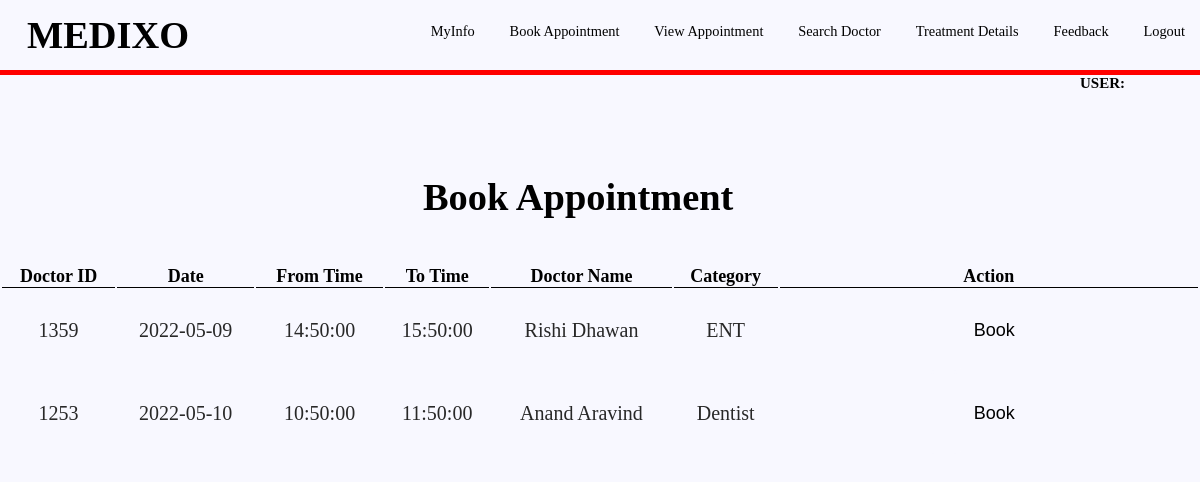
/presentaionlayer/patient/bookapp.php, run on the app's committed database.
### tables this page shows
CREATE TABLE `dbook` (
  `id` varchar(50) NOT NULL,
  `ddate` date NOT NULL,
  `ftime` time NOT NULL,
  `ttime` time NOT NULL,
  `status` varchar(50) NOT NULL
);

CREATE TABLE `doctor` (
  `DoctorID` int(11) NOT NULL,
  `Doctorname` varchar(255) NOT NULL,
  `email` varchar(50) NOT NULL,
  `Address` varchar(255) NOT NULL,
  `ContactNumber` varchar(255) NOT NULL,
  `password` varchar(255) NOT NULL,
  `categorey` varchar(255) NOT NULL
);

### presentaionlayer/patient/bookapp.php (the view, shortened to what this page needs)
<!DOCTYPE html>
<html>
<head>
	<link rel="stylesheet"  href="style22p.css">
</head>
<header>
	<h1>MEDIXO</h1>
		<nav>
		<ul>
			<li><a href=" index.php">MyInfo</a></li>
			<li><a href="bookapp.php">Book Appointment</a></li>
			<li><a href=" view.php">View Appointment</a></li>
			<li><a href=" searchdoctor.php">Search Doctor</a></li>
			<li><a href="treatment.php">Treatment Details</a></li>
			<li><a href="feedback.php">Feedback</a></li>
			<li><a href="../../applicationlayer/Doctorpatient.php">Logout</a></li>
		</ul>
	</nav>
</header>
<body>
	<h2 style="font-size: 15px;font-style: 'Times New Roman';margin-left: 90%">USER:<?php $userid=$_SESSION['UserID'];
	echo "$userid"; ?></h2>
<h1 style="margin-left:35% ;margin-top:80px"   class="asd">Book Appointment</h1>
<br>
	<table class="table4">
		<tr>
			<th>Doctor ID</th>
		<th>Date</th>
		<th>From Time</th>
		<th>To Time</th>
		<th>Doctor Name</th>
			<th>Category</th>
			<th>Action</th>
		</tr>
		<?php
		$connection=mysqli_connect("localhost","root","","registration");
		$sql3="SELECT  * FROM  dbook INNER JOIN doctor ON dbook.id=doctor.DoctorID AND dbook.status='UnBooked'" ;
		$result=mysqli_query($connection, $sql3);
		if(mysqli_num_rows($result)>0)
		{
			while ($row3=mysqli_fetch_row($result))
			{
				?>
				<tr>
				<td><?php echo $row3[0] ?></td>
				<td><?php echo $row3[1] ?></td>
				<td><?php echo $row3[2] ?></td>
				<td><?php echo $row3[3] ?></td>
				<td><?php echo $row3[6] ?></td>
				<td><?php echo $row3[11] ?></td>
				<td>
					<form action="bookconf.php" method="post" class="a">
					<button type="submit" name="booka" class="btnn">Book</button> </form> </td>
			</tr>
				<?php }
		}
			echo "</table";
		?>
</table>
</body>
</html>

### presentaionlayer/patient/style22p.css (style rules this page uses)
body,html { margin: 0; padding: 0; }
header { width: 100%; height: 70px; background-color: #F8F8FF; border: 5px solid red; border-top:none; border-right: none; border-left: none; border-radius: 0px 0px 0px 0px ; }
h1 { position: absolute; padding: 3px; float: left; margin-left: 2%; margin-top: 10px; font-family: 'Georgia',cursive; color: black; }
ul { width: auto; float: right; margin-top: 8px; }
li { display: inline-block; padding: 15px 15px; }
a { text-align: center; color: black; text-decoration: none; font-family: 'Rockwell',cursive; font-size: 1.2vw; }
* { margin: 0px; padding: 0px; }
body { font-size: 120%; background: #F8F8FF; }
th { background-color: white; color: black; width: auto; border: 1px solid black; border-collapse: separate; border-top: none; border-left: none; border-right: none; font-family: 'Times New Roman'; font-size: 18px; border-radius: 0px 0px 0px 0px ; }
tr:nth-child(even) { background-color: #f2f2f2; width: auto; }
.table4 { width: 100%; color: #282828; font-family: 'Times New Roman'; font-size: 20px; text-align: center; margin-top:150px; padding: 0; }
form { width: 30%; margin:20px; margin-top: 150px; margin-left: 30vw; padding: 20px; border: 2px solid black; background: white; border-radius: 5px 5px 5px 5px; }
.a { width: 0%; margin:0px; margin-top: 0px; margin-left: 12vw; padding: 20px; border: 0px solid red; background: #F8F8FF; border-radius: 10px 10px 10px 10px; }
.btnn { margin :0 50% 0 40%; padding: 10px 30px 10px 30px; font-size: 18px; color: black; background: #F8F8FF; border: 0px solid red; border-radius: px; }
tr { background-color: #F8F8FF; font-style: 'Times New Roman' }
th { background-color: #F8F8FF; color: black; font-style: 'Times New Roman'; }
tr:nth-child(even) { background-color: #F8F8FF; }

### data on the page
dbook: id "1359", ddate "2022-05-09", ftime "14:50:00", ttime "15:50:00", doctor.Doctorname "Rishi Dhawan", doctor.categorey "ENT"
dbook: id "1253", ddate "2022-05-10", ftime "10:50:00", ttime "11:50:00", doctor.Doctorname "Anand Aravind", doctor.categorey "Dentist"
